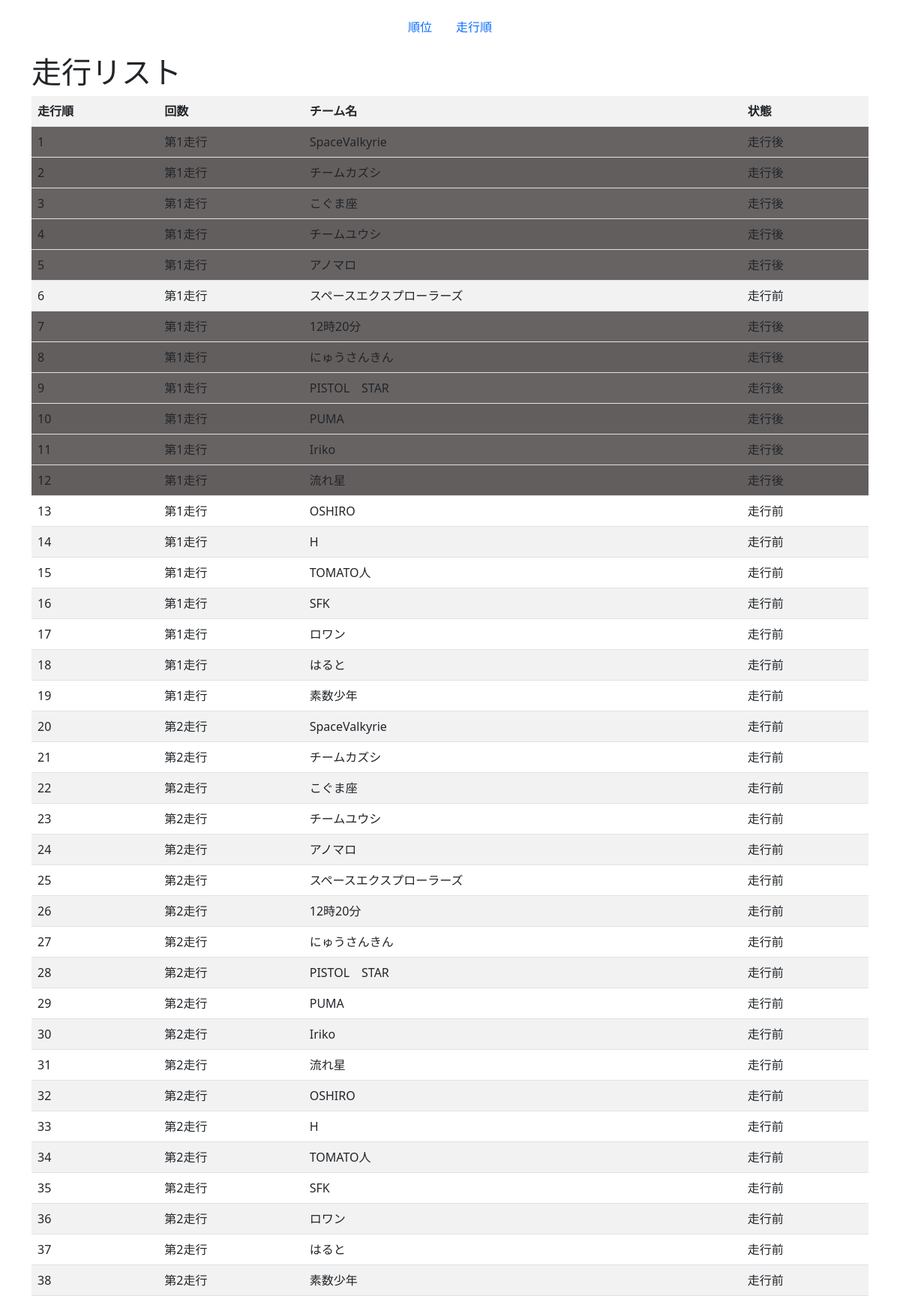
Before: / with the older database file.
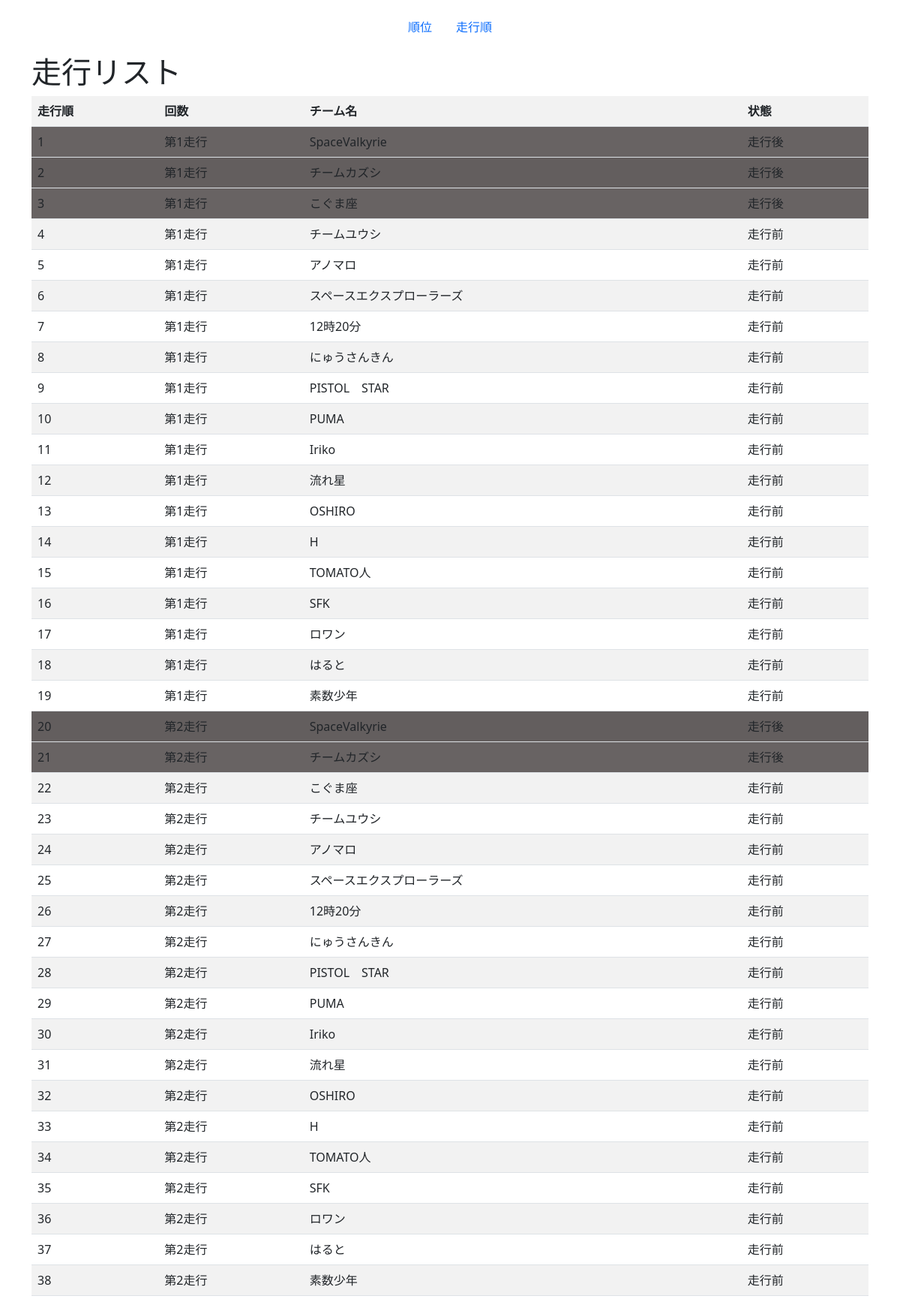
After: the same page with the newer database file.
### score/models.py (models this page shows, shortened)
class Run(models.Model):
  order = models.IntegerField(blank=False,null=False,unique=True, primary_key=True)
  team = models.CharField( max_length=50,blank=False,choices=TeamChoices.choices)
  run = models.CharField(max_length=50,blank=False,choices=RunChoices.choices)
  status = models.CharField(max_length=50,blank=False,choices=StatusChoices.choices)
  rank = models.IntegerField(blank=True,null=True)

### score/views.py (the view)
# urls.py: path('',views.Index.as_view(),name='index'),
class Index(TemplateView):
  template_name = 'score/index.html'
  model = Run
  def get_context_data(self, **kwargs):
        context = super().get_context_data(**kwargs)
        run = Run.objects.all().order_by("order")
        context['runs'] = run
        return context
  def get(self, request, *args, **kwargs):
    return super().get(request, *args, **kwargs)

### score/templates/score/index.html (shortened to what this page needs)
<!DOCTYPE html>
{% extends 'base.html' %}
{% load static %}
{% load widget_tweaks %}
{% block contents %}
{% include 'header.html' %}
<div class="container">
  <h1>走行リスト</h1>
<table class ="table table-hover table table-striped" >
  <tr>
    <th>走行順</th>
    <th>回数</th>
    <th>チーム名</th>
    <th>状態</th>
  </tr>
  {% for run in runs  %}
  {% if run.status == "走行後" %}
    <tr  style="background-color:rgb(104, 99, 99);">
      <td>
        {{run.order}}
      </td>
      <td>
        {{run.run}}
      </td>
      <td>
        {{run.team}}
      </td>
      <td class="status">
        {{run.status}}
      </td>
    </tr>
  {% else %}
  <tr>
    <td>
      {{run.order}}
    </td>
    <td>
      {{run.run}}
    </td>
    <td>
      {% if request.user.is_authenticated %}
      <a href="{% url 'create' run.pk %}">{{run.team}}</a>
      {% else %}
      {{run.team}}
      {% endif %}
    </td>
    <td class="status">
      {{run.status}}
    </td>
  </tr>
  {% endif %}
  {% endfor %}
</table>
</div>
{% endblock %}

### score/templates/base.html (shortened to what this page needs)
{% load static %}
{% load widget_tweaks %}
<html lang="ja">
  <head>
    <link href="{% static 'score/css/bootstrap.min.css' %}" rel="stylesheet">
  </head>
  <body>
    {% block contents %}{% endblock %}
  </body>
</html>

### score/templates/header.html (shortened to what this page needs)
<div class="container">
  <header class="d-flex justify-content-center py-3">
    <ul class="nav nav-pills">
      <li class="nav-item"><a href="{% url 'rank' %}" class="nav-link">順位</a></li>
      <li class="nav-item"><a href="{% url 'index' %}" class="nav-link">走行順</a></li>
    </ul>
  </header>
 </div>

Changed rows visible on the page:
changed Run id 4: status "走行後" → "走行前"
changed Run id 5: status "走行後" → "走行前"
changed Run id 7: status "走行後" → "走行前"
changed Run id 8: status "走行後" → "走行前"
changed Run id 9: status "走行後" → "走行前"
changed Run id 10: status "走行後" → "走行前"
changed Run id 11: status "走行後" → "走行前"
changed Run id 12: status "走行後" → "走行前"
changed Run id 20: status "走行前" → "走行後"
changed Run id 21: status "走行前" → "走行後"
